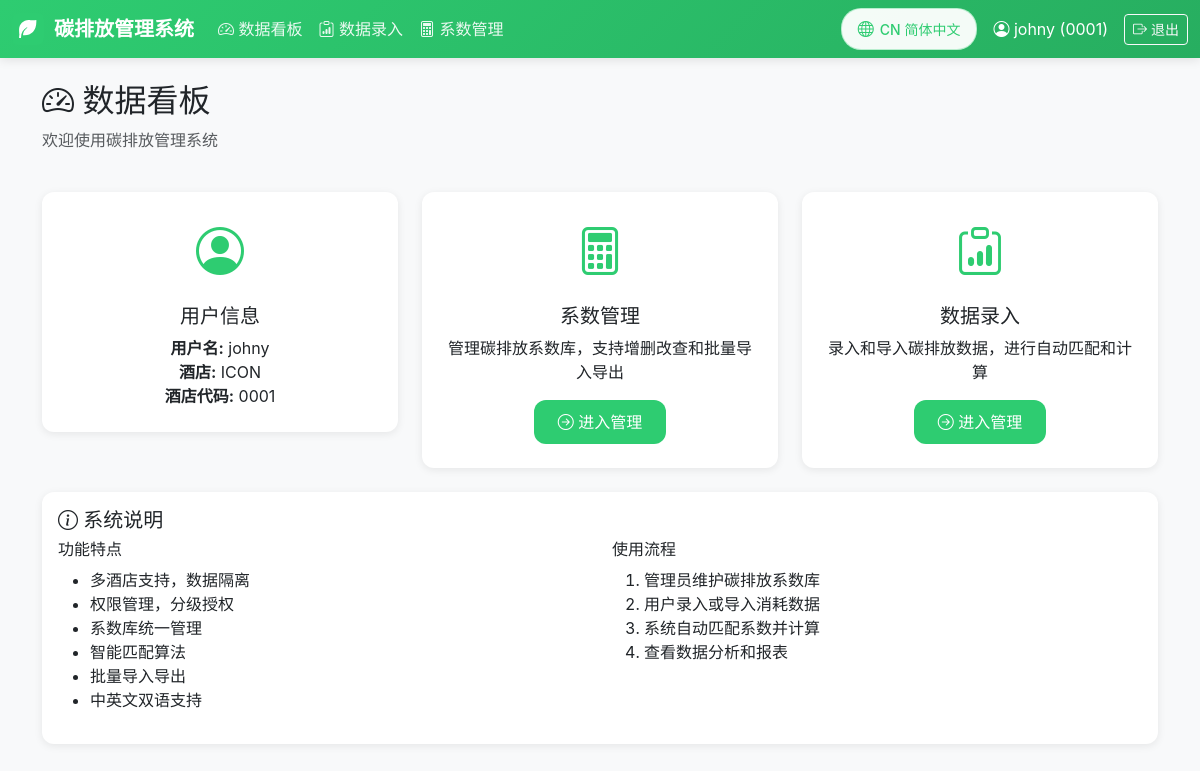
The app's page /dashboard/ (signed in) with its own data.
### coefficients/models.py (models this page shows, shortened)
class CustomUser(AbstractUser):
    hotel = models.ForeignKey(
        Hotel,
        on_delete=models.SET_NULL,
        null=True,
        blank=True,
        verbose_name=_('所属酒店'),
        related_name='users'
    )
    position = models.CharField(_('岗位'), max_length=100, blank=True)
    phone = models.CharField(_('电话'), max_length=20, blank=True)
    is_approved = models.BooleanField(_('是否审批通过'), default=False)
    can_manage_coefficients = models.BooleanField(_('可管理系数'), default=False)
    class Meta:
        verbose_name = _('用户')
        verbose_name_plural = _('用户')

class Hotel(models.Model):
    code = models.CharField(_('酒店代码'), max_length=50, unique=True)
    name = models.CharField(_('酒店名称'), max_length=200)
    name_en = models.CharField(_('酒店名称(英文)'), max_length=200, blank=True)
    created_at = models.DateTimeField(_('创建时间'), auto_now_add=True)
    updated_at = models.DateTimeField(_('更新时间'), auto_now=True)
    is_active = models.BooleanField(_('是否启用'), default=True)
    class Meta:
        verbose_name = _('酒店')
        verbose_name_plural = _('酒店')
        ordering = ['code']

### coefficients/views.py (the view)
# urls.py: path('dashboard/', views.dashboard, name='dashboard'),
@login_required
def dashboard(request):
    return render(request, 'coefficients/dashboard.html', {
        'user': request.user,
        'hotel': request.user.hotel
    })

### templates/coefficients/dashboard.html (shortened to what this page needs)
{% extends "base.html" %}
{% load i18n %}
{% block content %}
<div class="container mt-4">
    <div class="row mb-4">
        <div class="col">
            <h2><i class="bi bi-speedometer2"></i> {% trans "数据看板" %}</h2>
            <p class="text-muted">{% trans "欢迎使用碳排放管理系统" %}</p>
        </div>
    </div>
    <div class="row g-4">
        <div class="col-md-4">
            <div class="card">
                <div class="card-body text-center p-4">
                    <div class="mb-3">
                        <i class="bi bi-person-circle" style="font-size: 48px; color: var(--primary-color);"></i>
                    </div>
                    <h5 class="card-title">{% trans "用户信息" %}</h5>
                    <p class="card-text">
                        <strong>{% trans "用户名" %}:</strong> {{ user.username }}<br>
                        {% if user.hotel %}
                        <strong>{% trans "酒店" %}:</strong> {{ user.hotel.name }}<br>
                        <strong>{% trans "酒店代码" %}:</strong> {{ user.hotel.code }}<br>
                        {% endif %}
                    </p>
                </div>
            </div>
        </div>
        {% if user.can_manage_coefficients or user.is_superuser %}
        <div class="col-md-4">
            <div class="card">
                <div class="card-body text-center p-4">
                    <div class="mb-3">
                        <i class="bi bi-calculator" style="font-size: 48px; color: var(--primary-color);"></i>
                    </div>
                    <h5 class="card-title">{% trans "系数管理" %}</h5>
                    <p class="card-text">{% trans "管理碳排放系数库，支持增删改查和批量导入导出" %}</p>
                    <a href="{% url 'coefficient_list' %}" class="btn btn-primary">
                        <i class="bi bi-arrow-right-circle"></i> {% trans "进入管理" %}
                    </a>
                </div>
            </div>
        </div>
        {% endif %}
        <div class="col-md-4">
            <div class="card">
                <div class="card-body text-center p-4">
                    <div class="mb-3">
                        <i class="bi bi-clipboard-data" style="font-size: 48px; color: var(--primary-color);"></i>
                    </div>
                    <h5 class="card-title">{% trans "数据录入" %}</h5>
                    <p class="card-text">{% trans "录入和导入碳排放数据，进行自动匹配和计算" %}</p>
                    <a href="{% url 'consumption_list' %}" class="btn btn-primary">
                        <i class="bi bi-arrow-right-circle"></i> {% trans "进入管理" %}
                    </a>
                </div>
            </div>
        </div>
    </div>
    <div class="row mt-4">
        <div class="col-md-12">
            <div class="card">
                <div class="card-body">
                    <h5 class="card-title">
                        <i class="bi bi-info-circle"></i> {% trans "系统说明" %}
                    </h5>
                    <div class="row">
                        <div class="col-md-6">
                            <h6>{% trans "功能特点" %}</h6>
                            <ul>
                                <li>{% trans "多酒店支持，数据隔离" %}</li>
                                <li>{% trans "权限管理，分级授权" %}</li>
                                <li>{% trans "系数库统一管理" %}</li>
                                <li>{% trans "智能匹配算法" %}</li>
                                <li>{% trans "批量导入导出" %}</li>
                                <li>{% trans "中英文双语支持" %}</li>
                            </ul>
                        </div>
                        <div class="col-md-6">
                            <h6>{% trans "使用流程" %}</h6>
                            <ol>
                                <li>{% trans "管理员维护碳排放系数库" %}</li>
                                <li>{% trans "用户录入或导入消耗数据" %}</li>
                                <li>{% trans "系统自动匹配系数并计算" %}</li>
                                <li>{% trans "查看数据分析和报表" %}</li>
                            </ol>
                        </div>
                    </div>
                </div>
            </div>
        </div>
    </div>
</div>
{% endblock %}

### templates/base.html (shortened to what this page needs)
{% load static %}
{% load i18n %}
<!DOCTYPE html>
<html lang="{{ LANGUAGE_CODE }}">
<head>
    <link href="https://cdn.jsdelivr.net/npm/bootstrap@5.3.0/dist/css/bootstrap.min.css" rel="stylesheet">
    <link rel="stylesheet" href="https://cdn.jsdelivr.net/npm/bootstrap-icons@1.11.0/font/bootstrap-icons.css">
</head>
<body>
    {% if user.is_authenticated %}
    <nav class="navbar navbar-expand-lg navbar-dark mb-4">
        <div class="container-fluid">
            <a class="navbar-brand" href="{% url 'dashboard' %}">
                <img src="{% static 'images/leaf-icon.svg' %}" alt="Leaf Icon">
                {% trans "碳排放管理系统" %}
            </a>
            <div class="collapse navbar-collapse" id="navbarNav">
                <ul class="navbar-nav me-auto">
                    <li class="nav-item">
                        <a class="nav-link" href="{% url 'dashboard' %}">
                            <i class="bi bi-speedometer2"></i> {% trans "数据看板" %}
                        </a>
                    </li>
                    <li class="nav-item">
                        <a class="nav-link" href="{% url 'consumption_list' %}">
                            <i class="bi bi-clipboard-data"></i> {% trans "数据录入" %}
                        </a>
                    </li>
                    {% if user.can_manage_coefficients or user.is_superuser %}
                    <li class="nav-item">
                        <a class="nav-link" href="{% url 'coefficient_list' %}">
                            <i class="bi bi-calculator"></i> {% trans "系数管理" %}
                        </a>
                    </li>
                    {% endif %}
                </ul>
                <div class="d-flex align-items-center gap-3">
                    <div class="language-switcher">
                        <form action="{% url 'set_language' %}" method="post" id="languageForm">
                            <button type="button" class="btn btn-sm" id="languageToggle">
                                <i class="bi bi-globe"></i>
                                <span id="languageText">{% if LANGUAGE_CODE == 'zh-hans' %}CN 简体中文{% else %}EN English{% endif %}</span>
                            </button>
                        </form>
                    </div>
                    <a href="{% url 'profile' %}" class="text-white text-decoration-none">
                        <i class="bi bi-person-circle"></i> {{ user.username }}
                        {% if user.hotel %}({{ user.hotel.code }}){% endif %}
                    </a>
                    <a href="{% url 'logout' %}" class="btn btn-sm btn-outline-light">
                        <i class="bi bi-box-arrow-right"></i> {% trans "退出" %}
                    </a>
                </div>
            </div>
        </div>
    </nav>
    {% endif %}
    <div class="container-fluid">
        {% block content %}{% endblock %}
    </div>
</body>
</html>

### templates/base.html (style rules this page uses)
:root { --primary-color: #2ecc71; --secondary-color: #27ae60; --dark-color: #1a1a1a; --light-color: #f8f9fa; --border-radius: 12px; }
body { font-family: -apple-system, BlinkMacSystemFont, "Segoe UI", Roboto, "Helvetica Neue", Arial, sans-serif; background-color: var(--light-color); }
.navbar { background: linear-gradient(135deg, var(--primary-color), var(--secondary-color)); box-shadow: 0 2px 10px rgba(0,0,0,0.1); }
.navbar-brand { font-weight: 600; color: white !important; display: flex; align-items: center; gap: 10px; }
.navbar-brand img { width: 32px; height: 32px; border-radius: 6px; }
.nav-link { color: rgba(255,255,255,0.9) !important; transition: all 0.3s; }
.btn-primary { background: var(--primary-color); border: none; border-radius: var(--border-radius); padding: 10px 24px; font-weight: 500; transition: all 0.3s; }
.card { border: none; border-radius: var(--border-radius); box-shadow: 0 2px 8px rgba(0,0,0,0.08); transition: all 0.3s; }
.language-switcher { position: relative; }
.language-switcher button { background: rgba(255, 255, 255, 0.95); border: 1.5px solid rgba(46, 204, 113, 0.3); color: var(--primary-color); padding: 8px 16px; border-radius: 20px; transition: all 0.3s; font-weight: 500; font-size: 14px; display: flex; align-items: center; gap: 6px; cursor: pointer; }
.language-switcher button i { font-size: 16px; }

### records on screen
CustomUser: username "johny", hotel.code "0001", hotel.name "ICON"
